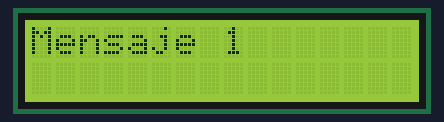
A sketch run on a simulated Arduino Uno, built with avr-gcc and run on an emulated ATmega328P. Parts: 16×2 character LCD. What the sketch prints to the serial monitor is not drawn.

Above: at 0.1 s.
At 1.1 s:
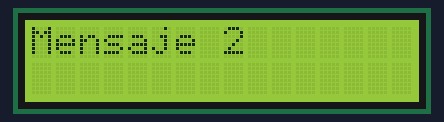
At 2.2 s:
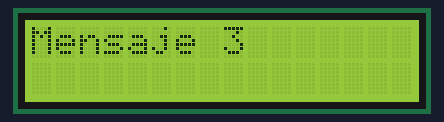
At 4.2 s:
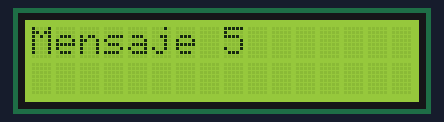
At 6.2 s:
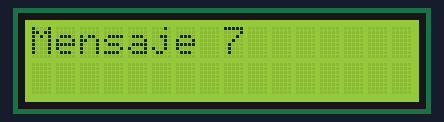
At 9.2 s:
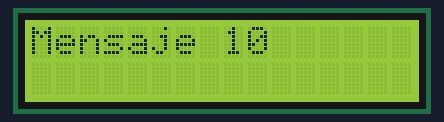

Measured:
- by itself, everything shown: repeats every 10.1 s, in 10 steps
- what the display in image 1 shows lasts 1.0 s, from 1.1 s to 2.1 s

The sketch:

lcd.ino
```cpp
#include <Wire.h>
#include <LiquidCrystal_I2C.h>

LiquidCrystal_I2C lcd(0x3F, 16, 2);

int contador = 1;

void setup() {
  lcd.init();
  lcd.backlight();
  Serial.begin(9600);
}

void loop() {
  lcd.clear();
  lcd.setCursor(0, 0);

  lcd.print("Mensaje ");
  lcd.print(contador);

  Serial.print("Mensaje ");
  Serial.println(contador);

  contador++;

  if (contador > 10) {
    contador = 1;
  }

  delay(1000);
}
```
